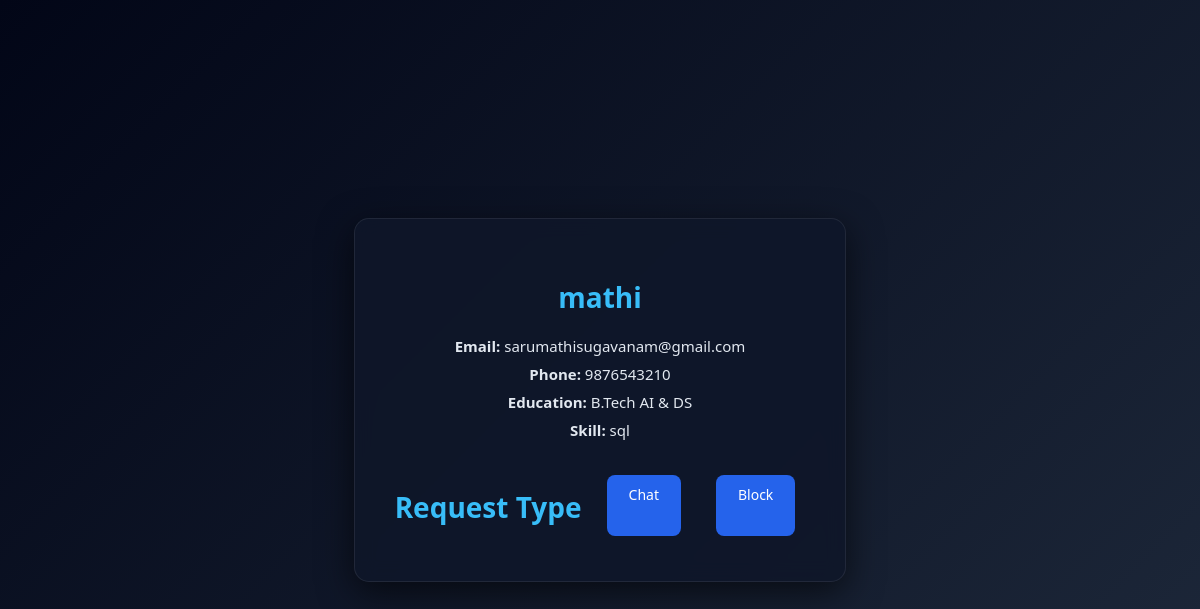
Screenshot of /mentor/mathi (signed in) with the database file from the repository.
### tables this page shows
CREATE TABLE users(
id INTEGER PRIMARY KEY AUTOINCREMENT,
username TEXT,
email TEXT,
phone TEXT,
education TEXT,
skill TEXT,
password TEXT
);

### backend/routes/user_routes.py (the view)
@user_bp.route('/mentor/<username>')
def mentor_page(username):
    from utils.db import get_db
    conn=get_db()
    user=conn.execute(
    "SELECT * FROM users WHERE username=?",(username,)
    ).fetchone()
    status=get_request_status(session['user'],username)
    conn.close()
    return render_template(
        "mentor.html",
        user=user,
        status=status
    )

### backend/models/connection_model.py (called while the page is built)
def get_request_status(user1,user2):
    conn=get_db()
    status=conn.execute("""
    SELECT * FROM connections
    WHERE user1=? AND user2=?
    """,(user1,user2)).fetchone()
    conn.close()
    return status

### backend/utils/db.py (called while the page is built)
def get_db():
    conn = sqlite3.connect(DB_PATH)
    conn.row_factory = sqlite3.Row
    return conn

### frontend/templates/mentor.html
<!DOCTYPE html>
<html>
<head>
<link rel="stylesheet" href="/static/css/style.css">
</head>
<body class="mentor-body">
<div class="mentor-card">
<h2>{{user.username}}</h2>
<p><b>Email:</b> {{user.email}}</p>
<p><b>Phone:</b> {{user.phone}}</p>
<p><b>Education:</b> {{user.education}}</p>
<p><b>Skill:</b> {{user.skill}}</p>
<div class="mentor-buttons">
<h2>Request Type</h2>
{% if status == None %}
<a href="/send_request/{{user.username}}/doubt" class="btn primary">
Ask Doubt
</a>
<a href="/send_request/{{user.username}}/learn" class="btn secondary">
Request Learning
</a>
{% elif status.status == "pending" %}
<button class="btn" disabled>
Request Sent (Pending)
</button>
{% elif status.status == "accepted" %}
<a href="/chat/{{user.username}}" class="btn">
Chat
</a>
<a href="/block/{{user.username}}" class="btn danger">
Block
</a>
{% elif status.status == "rejected" %}
<button class="btn danger" disabled>
Request Rejected
</button>
{% endif %}
</div>
</div>
</body>
</html>

### frontend/static/css/style.css (style rules this page uses)
body { margin:0; font-family: 'Segoe UI',sans-serif; background:#0f172a; color:white; }
.btn { display:inline-block; padding:12px 30px; margin:10px; border-radius:8px; background:#2563eb; color:white; text-decoration:none; transition:0.3s; }
.danger { background:#dc2626; }
.mentor-body { margin:0; height:100vh; display:flex; justify-content:center; align-items:center; background:linear-gradient(135deg,#020617,#1e293b); font-family:'Segoe UI',sans-serif; }
.mentor-card { width:420px; padding:35px; border-radius:15px; text-align:center; background:rgba(15,23,42,0.9); backdrop-filter:blur(10px); box-shadow:0 10px 35px rgba(0,0,0,0.6); border:1px solid rgba(255,255,255,0.08); transition:0.3s; }
.mentor-card h2 { font-size:28px; margin-bottom:20px; color:#38bdf8; }
.mentor-card p { font-size:15px; margin:8px 0; color:#e2e8f0; }
.mentor-buttons { margin-top:25px; display:flex; justify-content:center; gap:15px; }
.mentor-buttons .btn { padding:10px 22px; border-radius:8px; text-decoration:none; font-size:14px; background:#2563eb; color:white; transition:0.25s; }

### rows the page displays
users: username "mathi", email "sarumathisugavanam@gmail.com", phone "9876543210", education "B.Tech AI & DS", skill "sql"
